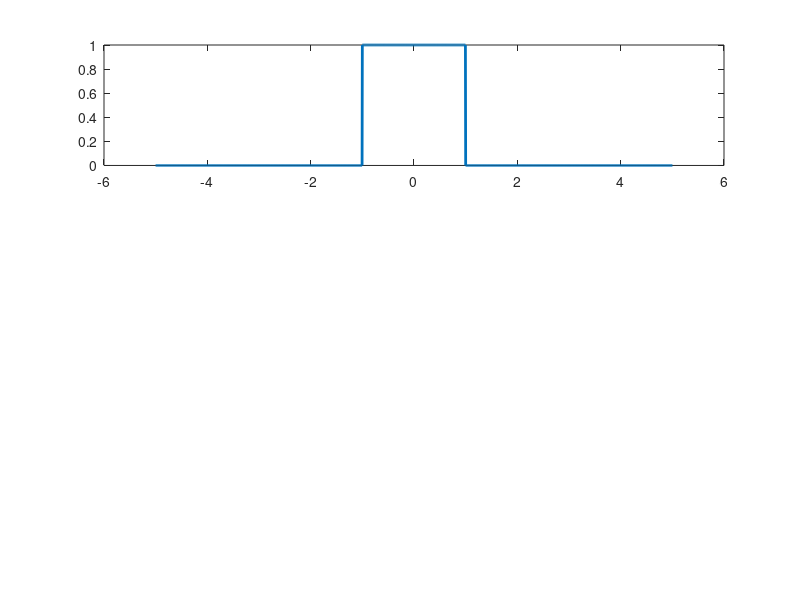

MATLAB code to generate this figure: (Note: this script raises an error after producing the figure.)
clear
clc


N=2000;
D=5;
t= linspace(-D,D,N+1);


T=2;
p = (t>=-T/2 & t<T/2);

subplot(3,1,1);
plot(t,p,'linewidth',2)

%load('TansFourier.m')

[P,f] = TransFourier(p,t);

subplot(3,1,2);
plot(f,real(P))

subplot(3,1,3);
plot(f,imag(P))